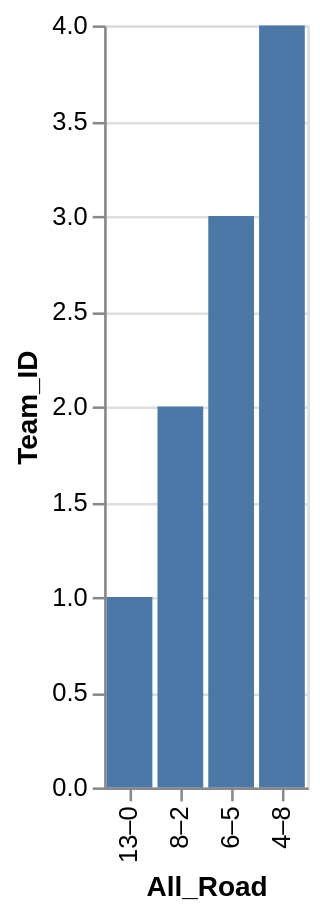

Source (Vega-Lite JSON):
### Vega-Lite specification from a JSON file in a GitHub repository (floating-point values rounded to 4 significant figures)
{"data": {"values": [{"x_data": "13–0", "y_data": 1}, {"x_data": "8–2", "y_data": 2}, {"x_data": "6–5", "y_data": 3}, {"x_data": "4–8", "y_data": 4}]}, "mark": "bar", "encoding": {"x": {"field": "x_data", "type": "nominal", "title": "All_Road", "sort": {"op": "sum", "field": "y_data", "order": "ascending"}}, "y": {"field": "y_data", "type": "quantitative", "title": "Team_ID"}}}
